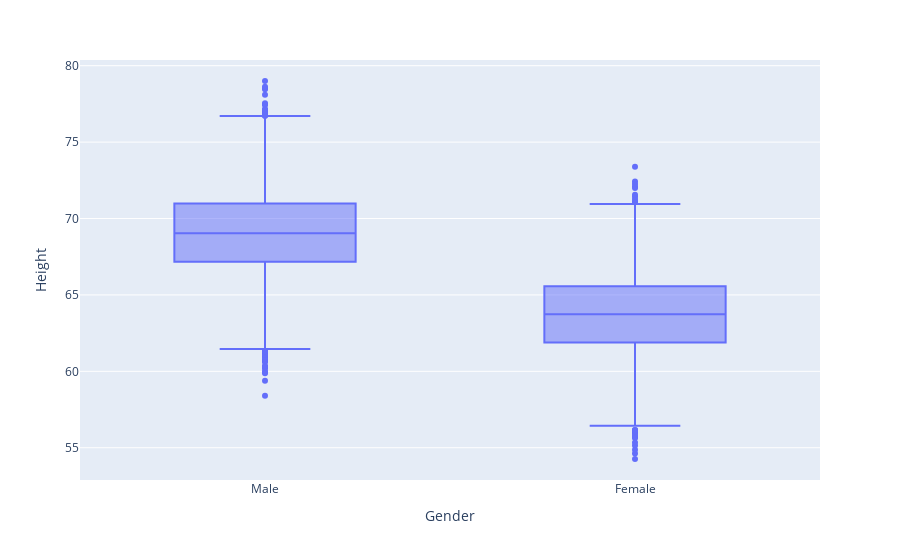

The cell this chart's notebook holds for it:
### Code cell
import plotly.express as px
fig = px.box(hw, x="Gender", y="Height")
fig.show()

### Figure 1 — Plotly figure (JSON) as saved in the notebook; plotly's stock layout.template omitted (floating-point values rounded to 4 significant figures; data arrays with more than 128 entries replaced by an {"elided": "..."} marker saying what was removed)
{"data": [{"alignmentgroup": "True", "hovertemplate": "Gender=%{x}<br>Height=%{y}<extra></extra>", "legendgroup": "", "marker": {"color": "#636efa"}, "name": "", "notched": false, "offsetgroup": "", "orientation": "v", "showlegend": false, "type": "box", "x": {"elided": "10000 str values"}, "x0": " ", "xaxis": "x", "y": {"elided": "10000 float values"}, "y0": " ", "yaxis": "y"}], "layout": {"boxmode": "group", "legend": {"tracegroupgap": 0}, "margin": {"t": 60}, "xaxis": {"anchor": "y", "domain": [0, 1], "title": {"text": "Gender"}}, "yaxis": {"anchor": "x", "domain": [0, 1], "title": {"text": "Height"}}}}
